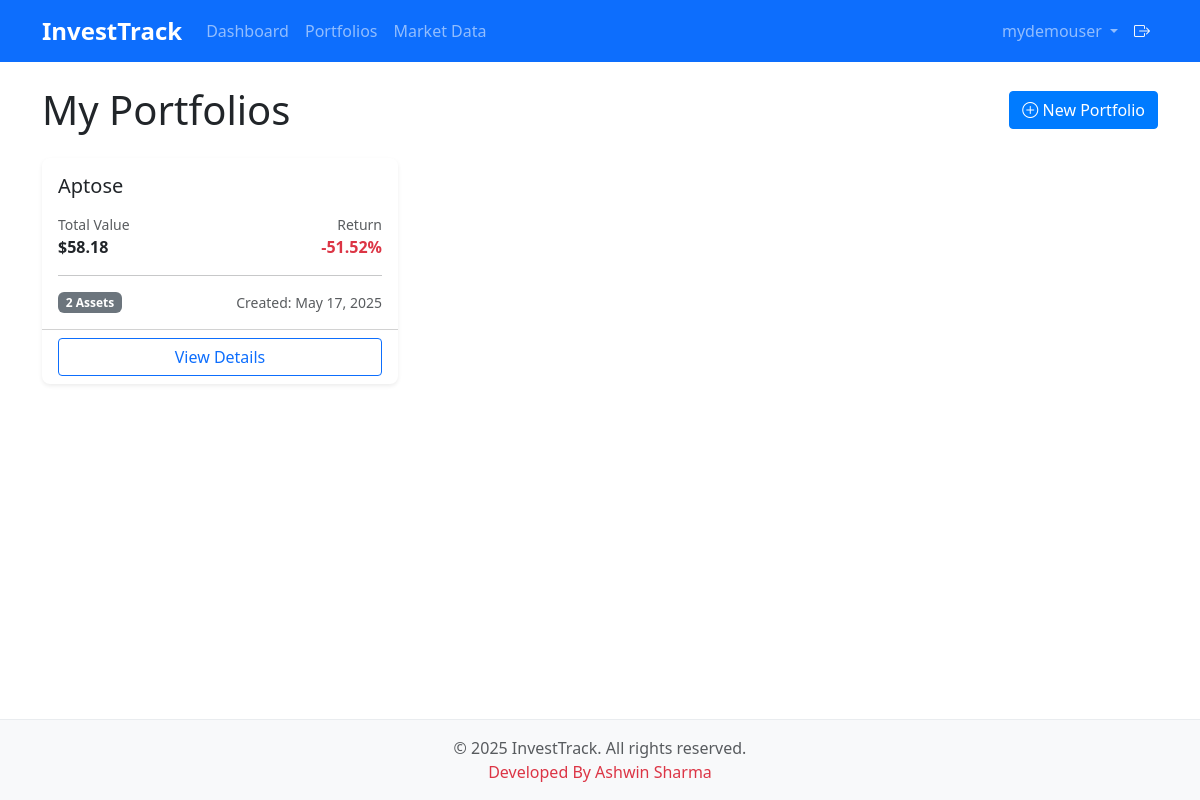
Screenshot of /portfolio/portfolios/ (signed in) with the database file from the repository.
### portfolio/models.py (models this page shows, shortened)
class Portfolio(models.Model):
    user = models.ForeignKey(User, on_delete=models.CASCADE, related_name='portfolios')
    name = models.CharField(max_length=100)
    description = models.TextField(blank=True)
    created_at = models.DateTimeField(auto_now_add=True)
    updated_at = models.DateTimeField(auto_now=True)
    def total_value(self):
        return sum(asset.current_value() for asset in self.assets.all())
    def total_investment(self):
        return sum(asset.total_cost() for asset in self.assets.all())
    def total_return(self):
        return self.total_value() - self.total_investment()
    def return_percentage(self):
        investment = self.total_investment()
        if investment <= 0:
            return Decimal('0.00')
        return (self.total_return() / investment) * 100
    class Meta:
        ordering = ['-created_at']

class Asset(models.Model):
    ASSET_TYPES = (
        ('stock', 'Stock'),
        ('etf', 'ETF'),
        ('crypto', 'Cryptocurrency'),
        ('bond', 'Bond'),
        ('other', 'Other'),
    )
    portfolio = models.ForeignKey(Portfolio, on_delete=models.CASCADE, related_name='assets')
    symbol = models.CharField(max_length=10)  # Stock ticker symbol
    name = models.CharField(max_length=100)
    asset_type = models.CharField(max_length=10, choices=ASSET_TYPES, default='stock')
    quantity = models.DecimalField(max_digits=15, decimal_places=6)
    purchase_price = models.DecimalField(max_digits=15, decimal_places=2)  # Per unit
    purchase_date = models.DateField()
    notes = models.TextField(blank=True)
    current_price = models.DecimalField(max_digits=15, decimal_places=2, blank=True, null=True)
    last_updated = models.DateTimeField(blank=True, null=True)
    def total_cost(self):
        return self.purchase_price * self.quantity
    def current_value(self):
        if self.current_price:
            return self.current_price * self.quantity
        return self.purchase_price * self.quantity  # Use purchase price as fallback
    class Meta:
        ordering = ['-purchase_date']
        unique_together = ['portfolio', 'symbol']

### portfolio/views.py (the view)
# urls.py: path('portfolios/', views.portfolio_list, name='portfolio_list'),
@login_required
def portfolio_list(request):
    portfolios = Portfolio.objects.filter(user=request.user)
    context = {'portfolios': portfolios}
    return render(request, 'portfolio/portfolio_list.html', context)

### templates/portfolio/portfolio_list.html (shortened to what this page needs)
{% extends 'base.html' %}
{% block content %}
<div class="d-flex justify-content-between align-items-center mb-4">
    <h1 class="mb-0">My Portfolios</h1>
    <a href="{% url 'portfolio:portfolio_create' %}" class="btn btn-primary">
        <i class="bi bi-plus-circle"></i> New Portfolio
    </a>
</div>
{% if portfolios %}
    <div class="row row-cols-1 row-cols-md-3 g-4">
        {% for portfolio in portfolios %}
        <div class="col">
            <div class="card h-100 shadow-sm">
                <div class="card-body">
                    <h5 class="card-title">{{ portfolio.name }}</h5>
                    <div class="d-flex justify-content-between mt-3">
                        <div>
                            <div class="text-muted small">Total Value</div>
                            <div class="fw-bold">${{ portfolio.total_value|floatformat:2 }}</div>
                        </div>
                        <div class="text-end">
                            <div class="text-muted small">Return</div>
                            <div class="fw-bold {% if portfolio.total_return >= 0 %}text-success{% else %}text-danger{% endif %}">
                                {{ portfolio.return_percentage|floatformat:2 }}%
                            </div>
                        </div>
                    </div>
                    <hr>
                    <div class="d-flex justify-content-between align-items-center">
                        <span class="badge bg-secondary">{{ portfolio.assets.count }} Assets</span>
                        <small class="text-muted">Created: {{ portfolio.created_at|date }}</small>
                    </div>
                </div>
                <div class="card-footer bg-transparent">
                    <div class="d-grid gap-2">
                        <a href="{% url 'portfolio:portfolio_detail' pk=portfolio.pk %}" class="btn btn-outline-primary">View Details</a>
                    </div>
                </div>
            </div>
        </div>
        {% endfor %}
    </div>
{% endif %}
{% endblock %}

### templates/base.html (shortened to what this page needs)
{% load static %}
<!DOCTYPE html>
<html lang="en">
<head>
    <link href="https://cdn.jsdelivr.net/npm/bootstrap@5.3.2/dist/css/bootstrap.min.css" rel="stylesheet">
    <link rel="stylesheet" href="https://cdn.jsdelivr.net/npm/bootstrap-icons@1.11.1/font/bootstrap-icons.css">
    <link rel="stylesheet" href="{% static 'css/styles.css' %}">
    <link rel="stylesheet" href="{% static 'css/custom.css' %}">
</head>
<body>
    <nav class="navbar navbar-expand-lg navbar-dark bg-primary">
        <div class="container">
            <a class="navbar-brand" href="{% url 'home' %}">InvestTrack</a>
            <div class="collapse navbar-collapse" id="navbarNav">
                <ul class="navbar-nav me-auto">
                    {% if user.is_authenticated %}
                    <li class="nav-item">
                        <a class="nav-link" href="{% url 'portfolio:dashboard' %}">Dashboard</a>
                    </li>
                    <li class="nav-item">
                        <a class="nav-link" href="{% url 'portfolio:portfolio_list' %}">Portfolios</a>
                    </li>
                    <li class="nav-item">
                        <a class="nav-link" href="{% url 'portfolio:market_data' %}">Market Data</a>
                    </li>
                    {% endif %}
                </ul>                <ul class="navbar-nav">
                    {% if user.is_authenticated %}
                    <li class="nav-item dropdown">
                        <a class="nav-link dropdown-toggle" href="#" id="navbarDropdown" role="button" data-bs-toggle="dropdown" aria-expanded="false">
                            {{ user.username }}
                        </a>
                    </li>
                    <li class="nav-item">
                        <a class="nav-link text-light" href="{% url 'logout_confirm' %}" title="Logout">
                            <i class="bi bi-box-arrow-right"></i>
                        </a>
                    </li>
                    {% endif %}
                </ul>
            </div>
        </div>
    </nav>
    <div class="container my-4">
        {% block content %}{% endblock %}
    </div>
    <footer class="footer mt-auto py-3 bg-light">
        <div class="container text-center">
            <span class="text-muted">© {% now "Y" %} InvestTrack. All rights reserved.</span>
        </div>
        <div class="container text-center">
            <span class="text-danger">Developed By Ashwin Sharma</span>
        </div>
    </footer>
</body>
</html>

### static/css/styles.css (style rules this page uses)
body { min-height: 100vh; display: flex; flex-direction: column; }
.footer { margin-top: auto; }
.card { border-radius: 0.5rem; border: none; box-shadow: 0 0.125rem 0.25rem rgba(0, 0, 0, 0.075); }
.btn { transition: all 0.3s; border-radius: 0.25rem; }

### static/css/custom.css (style rules this page uses)
.card { transition: all 0.3s ease; }
.btn { border-radius: 0.25rem; transition: all 0.2s ease; }
.btn-primary { background-color: #007bff; border-color: #007bff; }
.navbar-brand { font-weight: bold; font-size: 1.5rem; }
.footer { padding: 1.5rem 0; color: #6c757d; background-color: #f8f9fa; border-top: 1px solid #e9ecef; }

### rows the page displays
Portfolio: name "Aptose", total_value "58.18", return_percentage "-51.52", assets.count "2", created_at "May 17, 2025"

### other values shown
{{ user.username }} "mydemouser"
